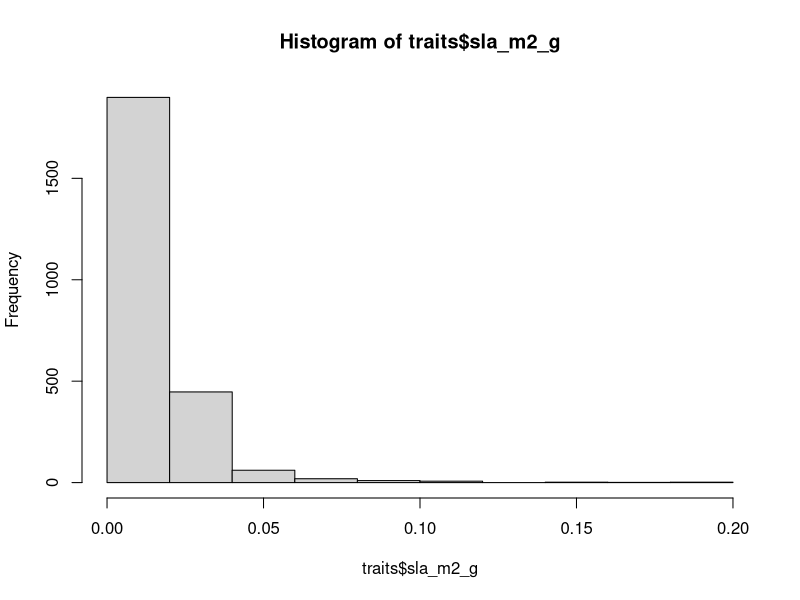
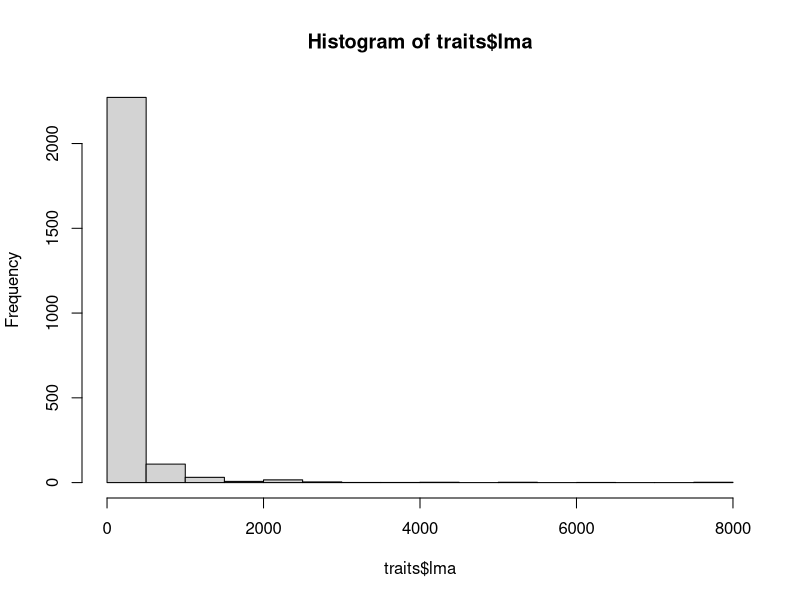
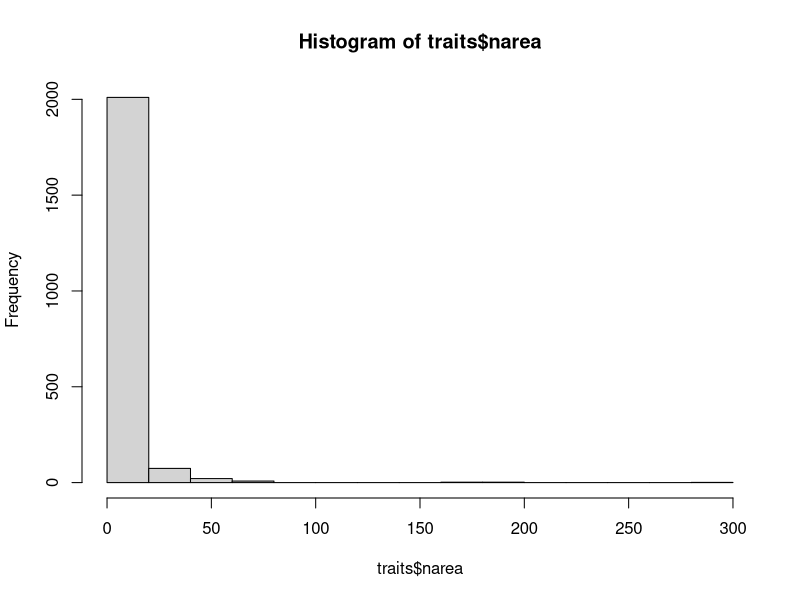
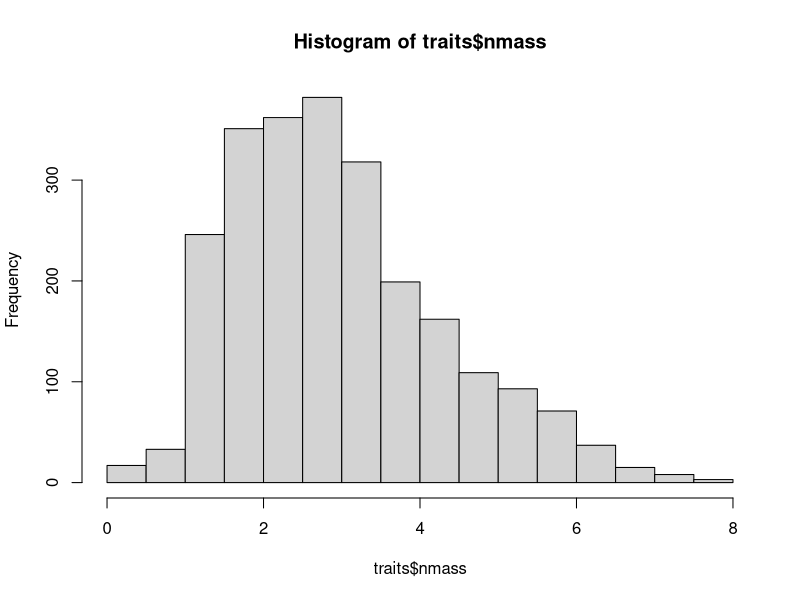
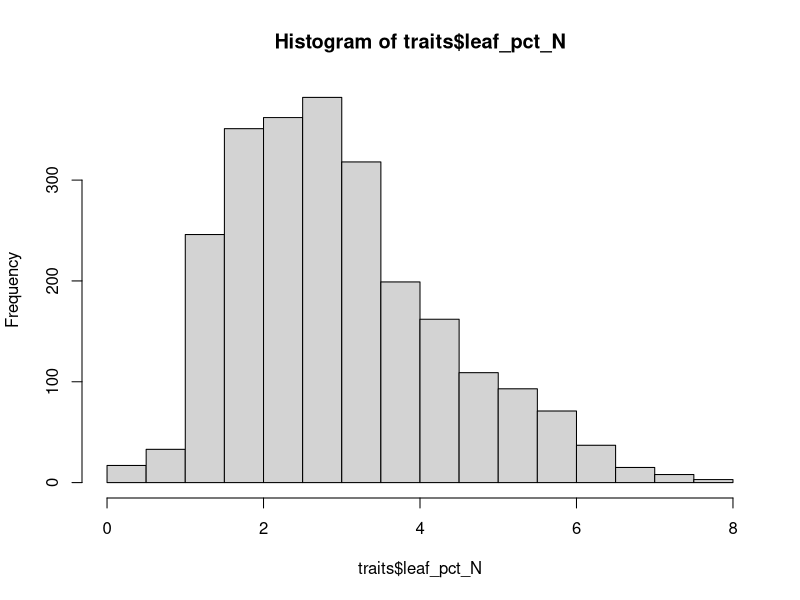
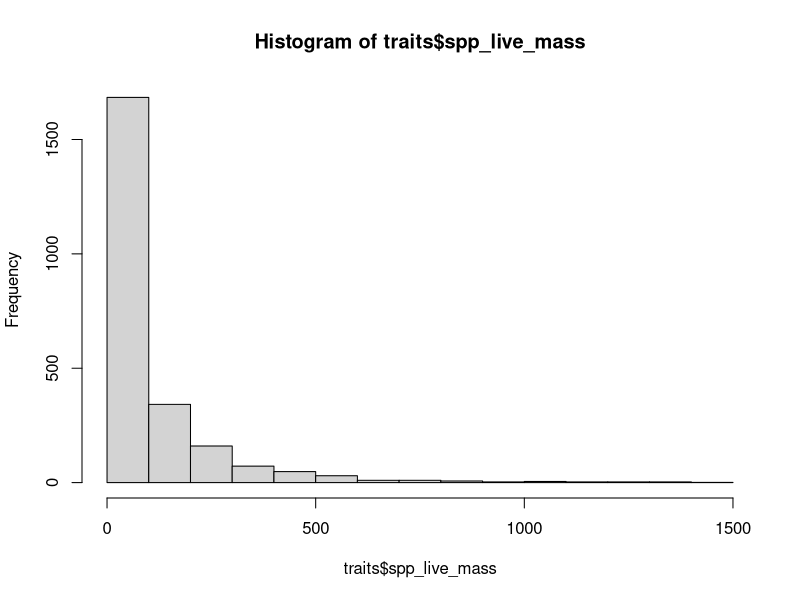
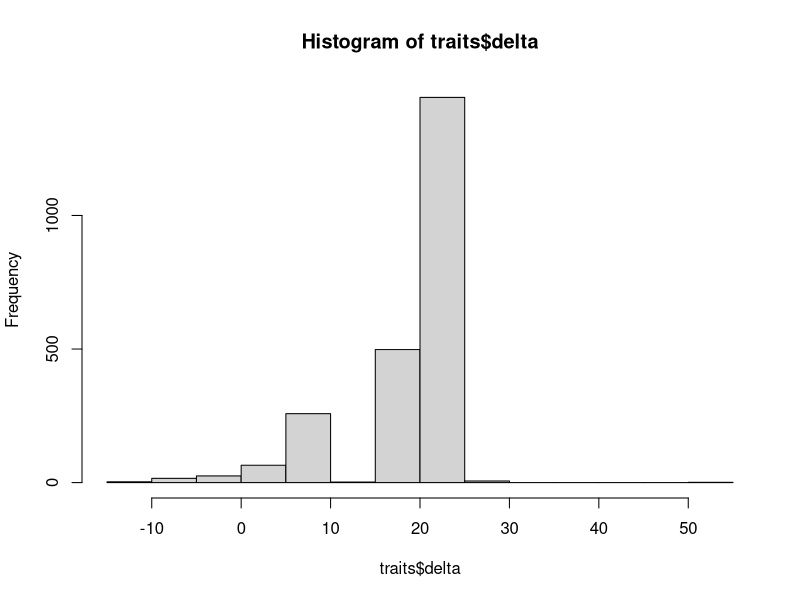
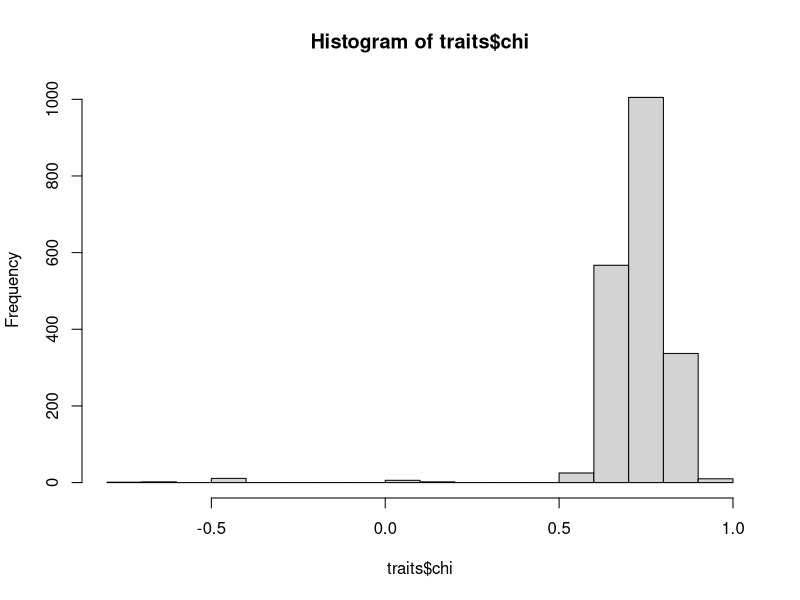

These charts were generated, in order, by the following R code: (Note: this script raises an error after producing the figures.)

################################################# Processing  ##########################################
########################################################################################################

traits <- read.csv("../data/traits.csv")
names(traits)

names(traits)
nrow(traits) # 2788

traits$Ntrt_fac <- as.factor(traits$Ntrt)
traits$Ptrt_fac <- as.factor(traits$Ptrt)
traits$Ktrt_fac <- as.factor(traits$Ktrt)
traits$block_fac <- as.factor(traits$block)
traits$trt_fac <- as.factor(traits$trt)

## add in photosynthetic pathway information
levels(as.factor(traits$Family)) # check Amaranthaceae, Asteraceae, Boraginaceae, Caryophyllaceae, Cyperaceae, Euphorbiaceae,
# Polygonaceae, Poaceae, Scrophulariaceae
# only one!
# C4
#traits$photosynthetic_pathway ='NULL'
traits$photosynthetic_pathway[traits$photosynthetic_pathway == 'NULL'
                              & traits$Family == 'Cyperaceae' & traits$Taxon == 'FIMBRISTYLIS DICHOTOMA'] <- 'C4'

traits$photosynthetic_pathway[traits$photosynthetic_pathway == 'NULL'] <- 'C3'

table(traits$photosynthetic_pathway)
## C4 : 521
## C3: 2267

### calculate SLA #############
traits$sla_m2_g = traits$SLA_v2 * (1/1000000)
hist(traits$sla_m2_g)

### calculate LMA #############
traits$lma = 1/traits$sla_m2_g
hist(traits$lma) # some extremely high values

### calculate narea #############
traits$narea = (traits$leaf_pct_N / 100) * (traits$lma)
hist(traits$narea) # some extremely high values

### calculate nmass #############
traits$nmass = traits$leaf_pct_N
hist(traits$nmass)
hist(traits$leaf_pct_N)

### calculate biomass for each species depending on the percentage max-cover for each species ###############
traits$spp_live_mass = traits$live_mass * (traits$max_cover / 100)
hist(traits$spp_live_mass)

## calculate big delta C13 from small delta 
traits$delta = ((-0.008 - traits$leaf_C13_delta_PDB * 0.001) / (1 + traits$leaf_C13_delta_PDB * 0.001)) * 1000
hist(traits$delta)

##### calculate chi for C3 plants #################### 
traits$chi[traits$photosynthetic_pathway == 'C3'] = 
  (traits$delta[traits$photosynthetic_pathway == 'C3'] * 0.001 - 0.0044) / (0.027 - 0.0044)
hist(traits$chi)

##### calculate chi for C4 plants #################### 
traits$chi[traits$photosynthetic_pathway == 'C4'] = 
  (traits$delta[traits$photosynthetic_pathway == 'C4'] * 0.001 - 0.0044) / ((-0.0057 + 0.03*0.4) - 0.0044)

hist(traits$chi)

#### create a new column for fence #################
traits$fence <- 'no'
traits$fence[traits$trt == 'Fence' | traits$trt == 'NPK+Fence'] <- 'yes'

################### transform some variables into log to get normal distribution #####################################

traits$loglma <- log(traits$lma)
hist(traits$loglma)

traits$lognarea <- log(traits$narea)
hist(traits$lognarea)

traits$lognmass <- log(traits$nmass)
hist(traits$lognmass)

names(traits)
traits$log_spp_live_mass <- log(traits$spp_live_mass)
hist(traits$log_spp_live_mass)

#################### exclude C points where chi is higher than 0.1 and lower than 0.95 ######### 
traits_chi_sub <- subset(traits, chi > 0.1 & chi < 0.95)
nrow(traits_chi_sub) ### 2106


hist(traits_chi_sub$chi) # quasi normal distribution 
hist(traits_chi_sub$aridity) 

nrow(traits_chi_sub) # 2106
min(traits_chi_sub$chi) # 0.114 
max(traits_chi_sub$chi) # 0.938

length(unique(traits_chi_sub$Taxon)) # 207 species 
length(unique(traits_chi_sub$site_code)) # 26 sites

################# exclusion of fence plots  ###########################
unique(traits_chi_sub$trt)
unique(traits_chi_sub$fence)

## exclusion of fence treatments 
traits_nofence_chi_sub = subset(traits_chi_sub, fence == "no")
traits_nofence_chi_sub$fence
nrow(traits_nofence_chi_sub) ## 1752
length(unique(traits_nofence_chi_sub$Taxon)) # 196 species 
length(unique(traits_nofence_chi_sub$site_code)) # 26 sites


view(traits_nofence_chi_sub)
write.csv(traits_nofence_chi_sub, "../data/traits_nofence_chi_sub.csv")

